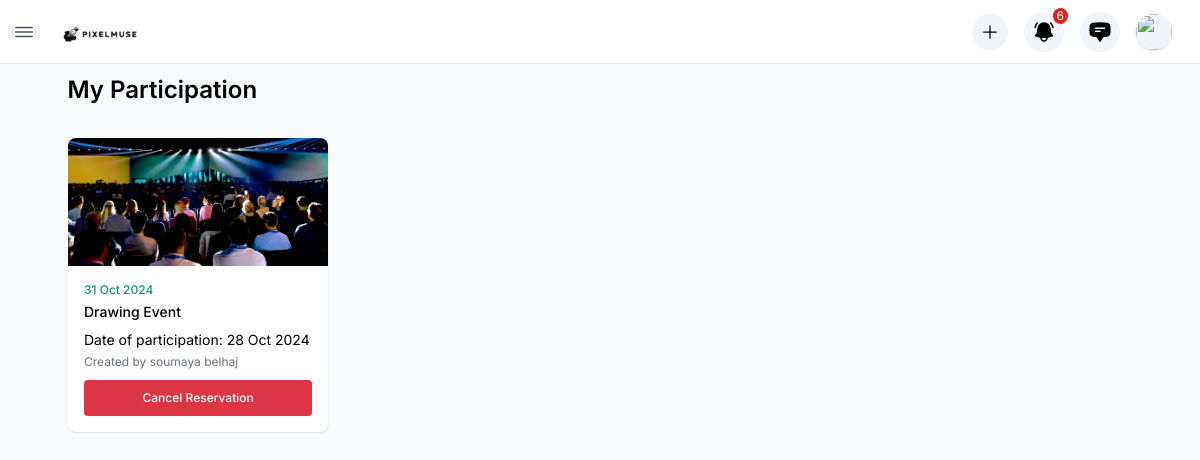
The page /Participation/user_participations/ (signed in) on the database its author committed.
### Participation/models.py (models this page shows, shortened)
class Participation(models.Model):
    event = models.ForeignKey(
        Event,
        on_delete=models.CASCADE,
        related_name="participations"
    )
    user = models.ForeignKey(
        settings.AUTH_USER_MODEL,
        on_delete=models.CASCADE,
        related_name="participations"
    )
    participation_date = models.DateTimeField(auto_now_add=True)
    class Meta:
        unique_together = ('event', 'user')

### events/models.py (models this page shows, shortened)
class Event(models.Model):
    title = models.CharField(max_length=255)
    description = models.TextField()
    start_date = models.DateTimeField()
    end_date = models.DateTimeField()
    creator = models.ForeignKey(
        settings.AUTH_USER_MODEL,
        on_delete=models.CASCADE,
        related_name="created_events"
    )
    max_participants = models.PositiveIntegerField()
    image = models.ImageField(upload_to='event_images/', blank=True, null=True)

### users/models.py (models this page shows, shortened)
class User(AbstractBaseUser, PermissionsMixin):
    email = models.EmailField(unique=True)
    fullname = models.CharField(max_length=255)
    phone = models.CharField(max_length=20, blank=True, null=True)
    birthday = models.DateField(blank=True, null=True)
    address = models.TextField(blank=True, null=True)
    role = models.CharField(max_length=10, choices=[('admin', 'Admin'), ('user', 'User'),('support','Support')])
    is_active = models.BooleanField(default=True)
    is_staff = models.BooleanField(default=False)
    user_photo = models.ImageField(upload_to='user_photos/', blank=True, null=True)
    objects = UserManager()
    USERNAME_FIELD = 'email'
    REQUIRED_FIELDS = ['fullname']

### Participation/views.py (the view)
# urls.py: path('user_participations/', views.user_participations, name='user_participations'),
@login_required
def user_participations(request):
    current_date = timezone.now().date()
    participations = Participation.objects.filter(user=request.user).select_related('event__creator')
    return render(request, 'user_participations.html', {
        'participations': participations,
        'current_date': current_date
    })

### templates/user_participations.html (shortened to what this page needs)
{% extends "base.html" %}
{% load static %}
{% block content %}
<main id="site__main" class="2xl:ml-[--w-side] xl:ml-[--w-side-sm] p-2.5 h-[calc(100vh-var(--m-top))] mt-[--m-top]">
    <div class="2xl:max-w-[1220px] max-w-[1065px] mx-auto">
        <div class="page-heading flex items-center justify-between">
            <h1 class="page-title">My Participation</h1>
        </div>
        {% if participations %}
            <div class="relative" tabindex="-1" uk-slider="finite:true">
                <div class="uk-slider-container pb-1">
                    <ul class="uk-slider-items grid-small">
                        {% for pr in participations %}
                            <li class="lg:w-1/4 sm:w-1/3 w-1/2">
                                <div class="card flex flex-col h-full">
                                    <a href="{% url 'event_detail' pr.event.id %}">
                                        <div class="card-media h-32">
                                            <img src="{{ pr.event.image.url }}" alt="{{ pr.event.title }}">
                                        </div>
                                    </a>
                                    <div class="card-body flex-1 flex flex-col p-4">
                                        <p class="text-xs font-medium text-teal-600 mb-1">{{ pr.event.start_date|date:"d M Y" }}</p>
                                        <a href="{% url 'event_detail' pr.event.id %}">
                                            <h4 class="card-title text-sm">{{ pr.event.title }}</h4>
                                        </a>
                                        <p class="card-text text-black mt-2">Date of participation: {{ pr.participation_date|date:"d M Y" }}</p>
                                        <div class="card-list-info text-xs mt-1">
                                            <div>Created by {{ pr.event.creator.fullname }}</div>
                                        </div>
                                        <div class="flex gap-2 mt-auto">
                                            {% if pr.event.start_date|date:"Y-m-d" > current_date|date:"Y-m-d" %}
                                                <a href="{% url 'cancel_reservation' pr.id %}" class="button bg-danger text-white flex-1">Cancel Reservation</a>
                                            {% else %}
                                                <p class="text-red-600 flex-1">Event has already started</p>
                                            {% endif %}
                                        </div>
                                    </div>
                                </div>
                            </li>
                        {% endfor %}
                    </ul>
                </div>
            </div>
        {% else %}
            <div class="text-center mt-8">
                <p>There are no participations.</p>
            </div>
        {% endif %}
    </div>
</main>
{% endblock %}

### static/css/style.css (style rules this page uses)
.uk-slider , .uk-slideshow { -webkit-tap-highlight-color: transparent; }
.uk-slider-items , .uk-slideshow-items { touch-action: pan-y; }
.uk-slider-items , .uk-slideshow-items { -webkit-touch-callout: none; }

### templates/user_participations.html (style rules this page uses)
.bg-danger { background-color: #dc3545; color: #fff; padding: 0.5rem 1rem; border-radius: 4px; text-align: center; display: inline-block; cursor: pointer; transition: background-color 0.3s ease; }

### rows shown on the page
Participation: event.image (picture), event.start_date "31 Oct 2024", event "Drawing Event", participation_date "28 Oct 2024", event.creator.fullname "soumaya belhaj", shows "Cancel Reservation"
